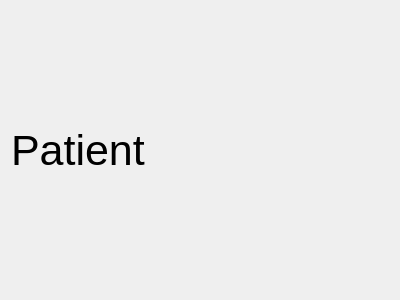
<?xml version="1.0" encoding="UTF-8"?>
<ui version="4.0">
 <class>Patient_Dialog</class>
 <widget class="QDialog" name="Patient_Dialog">
  <property name="geometry">
   <rect>
    <x>0</x>
    <y>0</y>
    <width>400</width>
    <height>300</height>
   </rect>
  </property>
  <property name="windowTitle">
   <string>Form</string>
  </property>
  <layout class="QVBoxLayout" name="verticalLayout">
   <item>
    <widget class="QLabel" name="label">
     <property name="font">
      <font>
       <pointsize>32</pointsize>
      </font>
     </property>
     <property name="text">
      <string>Patient</string>
     </property>
    </widget>
   </item>
  </layout>
 </widget>
 <resources/>
 <connections/>
</ui>
